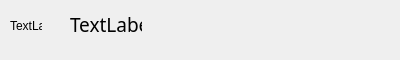
<?xml version="1.0" encoding="UTF-8"?>
<ui version="4.0">
 <class>ChatMessageItemObject</class>
 <widget class="QWidget" name="ChatMessageItemObject">
  <property name="geometry">
   <rect>
    <x>0</x>
    <y>0</y>
    <width>400</width>
    <height>60</height>
   </rect>
  </property>
  <property name="minimumSize">
   <size>
    <width>0</width>
    <height>60</height>
   </size>
  </property>
  <property name="windowTitle">
   <string>Form</string>
  </property>
  <widget class="QWidget" name="widget" native="true">
   <property name="geometry">
    <rect>
     <x>70</x>
     <y>10</y>
     <width>72</width>
     <height>30</height>
    </rect>
   </property>
   <layout class="QGridLayout" name="gridLayout">
    <item row="0" column="0">
     <widget class="QLabel" name="labelMessage">
      <property name="minimumSize">
       <size>
        <width>0</width>
        <height>0</height>
       </size>
      </property>
      <property name="font">
       <font>
        <family>微软雅黑</family>
        <pointsize>14</pointsize>
        <kerning>true</kerning>
       </font>
      </property>
      <property name="text">
       <string>TextLabel</string>
      </property>
      <property name="alignment">
       <set>Qt::AlignLeading|Qt::AlignLeft|Qt::AlignVCenter</set>
      </property>
      <property name="wordWrap">
       <bool>true</bool>
      </property>
      <property name="textInteractionFlags">
       <set>Qt::LinksAccessibleByMouse|Qt::TextSelectableByMouse</set>
      </property>
     </widget>
    </item>
   </layout>
  </widget>
  <widget class="QLabel" name="labelHead">
   <property name="geometry">
    <rect>
     <x>10</x>
     <y>10</y>
     <width>32</width>
     <height>32</height>
    </rect>
   </property>
   <property name="minimumSize">
    <size>
     <width>32</width>
     <height>32</height>
    </size>
   </property>
   <property name="maximumSize">
    <size>
     <width>32</width>
     <height>32</height>
    </size>
   </property>
   <property name="text">
    <string>TextLabel</string>
   </property>
  </widget>
 </widget>
 <resources/>
 <connections/>
</ui>
